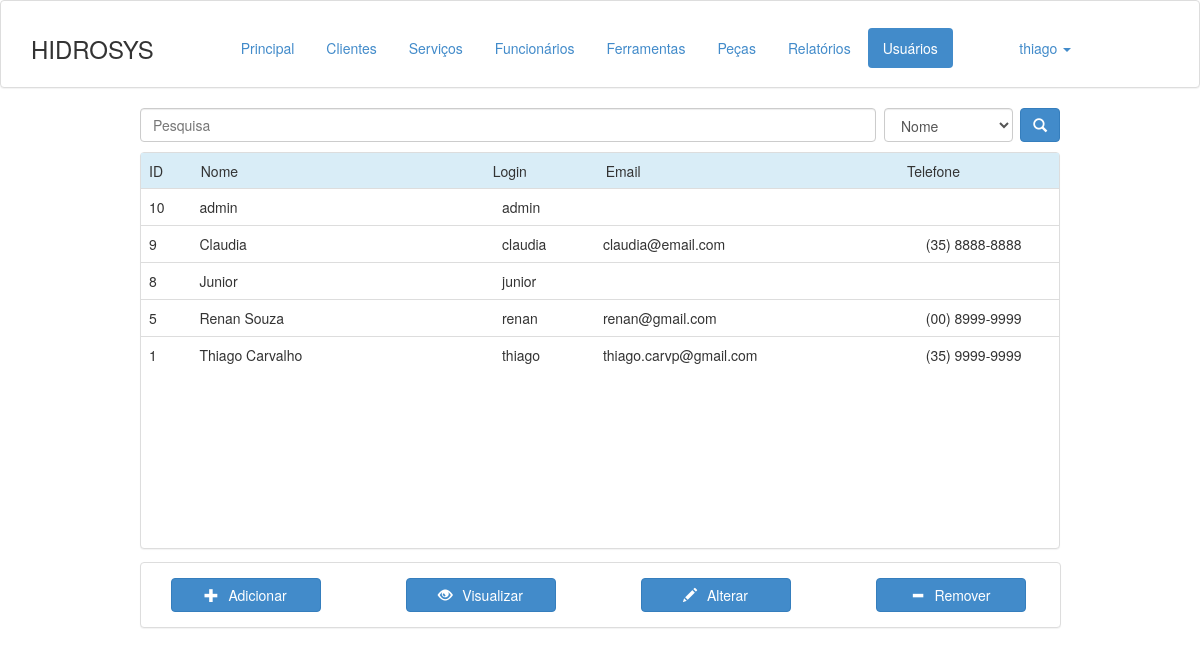
/usuarios.php (signed in), run on the app's committed database.
### tables this page shows
CREATE TABLE IF NOT EXISTS `usuarios` (
  `id` int(11) NOT NULL AUTO_INCREMENT,
  `nome` text NOT NULL,
  `login` varchar(30) NOT NULL,
  `senha` text NOT NULL,
  `email` text NOT NULL,
  `telefone` text NOT NULL,
  `tipo` int(11) NOT NULL DEFAULT '0',
  `deleted` int(11) DEFAULT '0',
  `deleted_date` date DEFAULT NULL,
  PRIMARY KEY (`id`),
  UNIQUE KEY `login` (`login`)
);

### usuarios.php (the view, shortened to what this page needs)
<!DOCTYPE html>
<html lang="en">
  <head>
    <link href="bootstrap/css/bootstrap.min.css" rel="stylesheet">
  </head>
  <body>
    <?php
      include("header.php");
    ?>
    <div class="col-xs-4" style="margin: 0 auto auto; float: none; width: 950px; height: 20px;">
      <form method="get" action="usuarios.php">
        <input type="text" class="form-control" name="busca" id="inputSearch" placeholder="Pesquisa" style="float: left; width: 80%" <?php if(isset($_GET["busca"])) echo "value='".$_GET["busca"]."'"; ?> >
        <select class="form-control" name="tipo" style="width: 14%; float: left; margin-left: 8px">
          <option value="nome" <?php if(isset($_GET["tipo"]) && $_GET["tipo"] == "nome") echo "selected"; ?> >Nome</option>
        </select>
        <button type="submit" class="btn btn-primary" style="float: right;"><span class="glyphicon glyphicon-search"></span></button>
      </form>
    </div>
    <div class="col-xs-4" style="min-height: 410px; max-height: 410px; margin: 2% auto auto; float: none; width: 950px;">
      <div class="panel panel-default">
        <div style="height: 35px;">
          <table class="table table-striped">
            <thead>
              <tr class="info">
                <td style="width: 5.5%">
                  ID
                </td>
                <td style="width: 31%">
                  Nome
                </td>
                <td style="width: 12%">
                  Login
                </td>
                <td style="width: 32%">
                  Email
                </td>
                <td style="width: 17%">
                  Telefone
                </td>
              </tr>
            </thead>
          </table>
        </div>
        <div style="min-height: 360px; max-height: 360px; overflow-y: scroll; width: 100%">
        <table class="table header-fixed" data-single-select="true">
          <body>
            <?php
              $conexao = mysqli_connect("localhost", "root", "123456", "hidrosys");
              $query = "SELECT * FROM usuarios WHERE deleted = 0 ";
              $query = $query . " ORDER BY nome";
              $result = mysqli_query($conexao, $query);
              if($result)
              while($consulta = mysqli_fetch_array($result))
              {
                echo
                '<tr id="r' . $consulta["id"] . '" onclick="selectRow('.$consulta["id"].');" >
                  <td
                  <td style="width: 5%">
                    '.$consulta["id"].
                  '</td>
                  <td style="width: 30%">
                    '.$consulta["nome"].
                  '</td>
                  <td style="width: 10%">
                    '.$consulta["login"].
                  '</td>
                  <td style="width: 32%">
                    '.$consulta["email"].
                  '</td>
                  <td style="width: 14%">
                    '.$consulta["telefone"].
                  '</td>
                </tr>';
              }
            ?>
        </table>
        </div>
      </div>
    </div>
    <div class="panel panel-default col-xs-4" style="margin-left: auto; margin-right: auto; float: none; width: 921px; min-height: 50px">
      <div class="panel-body">
        <button type="button" class="btn btn-primary" onclick='adicionar()' id='1' style="width: 150px; float: left; margin-right: 85px;"><span class="glyphicon glyphicon-plus" style="padding-right: 10px"></span>Adicionar</button>
        <button type="button" class="btn btn-primary" onclick='vizu()' id='2' style="width: 150px; float: left; margin-right: 85px;"><span class="glyphicon glyphicon-eye-open" style="padding-right: 10px"></span>Visualizar</button>
        <button type="button" class="btn btn-primary" onclick='alterar()' id='3' style="width: 150px; float: left; margin-right: 85px;"><span class="glyphicon glyphicon-pencil" style="padding-right: 10px"></span>Alterar</button>
        <button type="button" class="btn btn-primary" onclick='removerr()' id='Botao4' style="width: 150px; float: left;"><span class="glyphicon glyphicon-minus" style="padding-right: 10px"></span>Remover</button>
      </div>
    </div>
  </body>
</html>

### data on the page
usuarios: id "10", nome "admin", login "admin"
usuarios: id "9", nome "Claudia", login "claudia", email "claudia@email.com", telefone "(35) 8888-8888"
usuarios: id "8", nome "Junior", login "junior"
usuarios: id "5", nome "Renan Souza", login "renan", email "renan@gmail.com", telefone "(00) 8999-9999"
usuarios: id "1", nome "Thiago Carvalho", login "thiago", email "thiago.carvp@gmail.com", telefone "(35) 9999-9999"

### other printed values
getLogin() "thiago"
